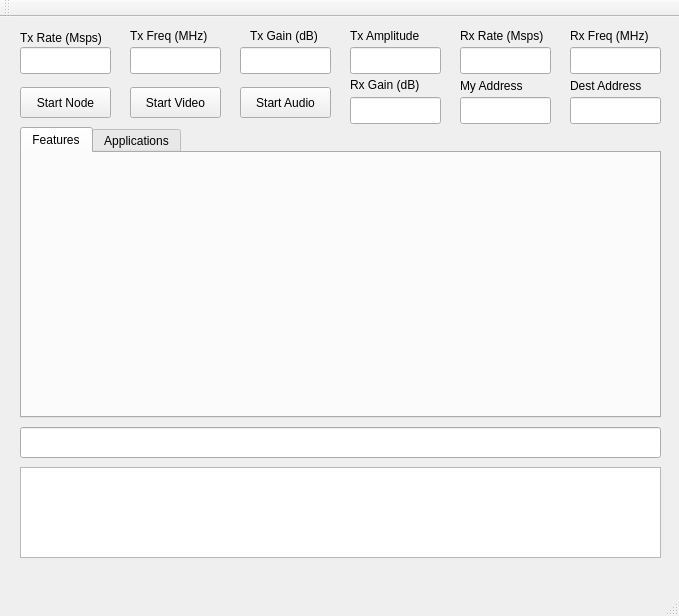
<?xml version="1.0" encoding="UTF-8"?>
<ui version="4.0">
 <class>MainWindow</class>
 <widget class="QMainWindow" name="MainWindow">
  <property name="geometry">
   <rect>
    <x>0</x>
    <y>0</y>
    <width>679</width>
    <height>616</height>
   </rect>
  </property>
  <property name="windowTitle">
   <string>MainWindow</string>
  </property>
  <widget class="QWidget" name="centralWidget">
   <widget class="QLineEdit" name="lineEdit_3">
    <property name="geometry">
     <rect>
      <x>130</x>
      <y>30</y>
      <width>91</width>
      <height>27</height>
     </rect>
    </property>
   </widget>
   <widget class="QLineEdit" name="lineEdit_2">
    <property name="geometry">
     <rect>
      <x>20</x>
      <y>30</y>
      <width>91</width>
      <height>27</height>
     </rect>
    </property>
   </widget>
   <widget class="QLabel" name="label_4">
    <property name="geometry">
     <rect>
      <x>460</x>
      <y>10</y>
      <width>101</width>
      <height>17</height>
     </rect>
    </property>
    <property name="text">
     <string>Rx Rate (Msps)</string>
    </property>
   </widget>
   <widget class="QLabel" name="label_2">
    <property name="geometry">
     <rect>
      <x>130</x>
      <y>10</y>
      <width>91</width>
      <height>17</height>
     </rect>
    </property>
    <property name="text">
     <string>Tx Freq (MHz)</string>
    </property>
   </widget>
   <widget class="QLabel" name="label_8">
    <property name="geometry">
     <rect>
      <x>460</x>
      <y>60</y>
      <width>81</width>
      <height>17</height>
     </rect>
    </property>
    <property name="text">
     <string>My Address</string>
    </property>
   </widget>
   <widget class="QLabel" name="label_5">
    <property name="geometry">
     <rect>
      <x>570</x>
      <y>10</y>
      <width>101</width>
      <height>17</height>
     </rect>
    </property>
    <property name="text">
     <string>Rx Freq (MHz)</string>
    </property>
   </widget>
   <widget class="QLineEdit" name="lineEdit_4">
    <property name="geometry">
     <rect>
      <x>240</x>
      <y>30</y>
      <width>91</width>
      <height>27</height>
     </rect>
    </property>
   </widget>
   <widget class="QLineEdit" name="lineEdit_6">
    <property name="geometry">
     <rect>
      <x>460</x>
      <y>30</y>
      <width>91</width>
      <height>27</height>
     </rect>
    </property>
   </widget>
   <widget class="QTextEdit" name="textEdit">
    <property name="geometry">
     <rect>
      <x>20</x>
      <y>450</y>
      <width>641</width>
      <height>91</height>
     </rect>
    </property>
   </widget>
   <widget class="QLineEdit" name="lineEdit_9">
    <property name="geometry">
     <rect>
      <x>460</x>
      <y>80</y>
      <width>91</width>
      <height>27</height>
     </rect>
    </property>
   </widget>
   <widget class="QLabel" name="label_6">
    <property name="geometry">
     <rect>
      <x>350</x>
      <y>60</y>
      <width>91</width>
      <height>16</height>
     </rect>
    </property>
    <property name="text">
     <string>Rx Gain (dB)</string>
    </property>
   </widget>
   <widget class="QLineEdit" name="lineEdit_8">
    <property name="geometry">
     <rect>
      <x>350</x>
      <y>80</y>
      <width>91</width>
      <height>27</height>
     </rect>
    </property>
   </widget>
   <widget class="QLineEdit" name="lineEdit_7">
    <property name="geometry">
     <rect>
      <x>570</x>
      <y>30</y>
      <width>91</width>
      <height>27</height>
     </rect>
    </property>
   </widget>
   <widget class="QLineEdit" name="lineEdit_10">
    <property name="geometry">
     <rect>
      <x>570</x>
      <y>80</y>
      <width>91</width>
      <height>27</height>
     </rect>
    </property>
   </widget>
   <widget class="QPushButton" name="pushButton_2">
    <property name="geometry">
     <rect>
      <x>130</x>
      <y>70</y>
      <width>91</width>
      <height>31</height>
     </rect>
    </property>
    <property name="text">
     <string>Start Video</string>
    </property>
   </widget>
   <widget class="QLineEdit" name="lineEdit">
    <property name="geometry">
     <rect>
      <x>20</x>
      <y>410</y>
      <width>641</width>
      <height>31</height>
     </rect>
    </property>
   </widget>
   <widget class="QLabel" name="label">
    <property name="geometry">
     <rect>
      <x>20</x>
      <y>10</y>
      <width>101</width>
      <height>21</height>
     </rect>
    </property>
    <property name="text">
     <string>Tx Rate (Msps)</string>
    </property>
   </widget>
   <widget class="QLabel" name="label_7">
    <property name="geometry">
     <rect>
      <x>350</x>
      <y>10</y>
      <width>91</width>
      <height>17</height>
     </rect>
    </property>
    <property name="text">
     <string>Tx Amplitude</string>
    </property>
   </widget>
   <widget class="QPushButton" name="pushButton">
    <property name="geometry">
     <rect>
      <x>20</x>
      <y>70</y>
      <width>91</width>
      <height>31</height>
     </rect>
    </property>
    <property name="text">
     <string>Start Node</string>
    </property>
   </widget>
   <widget class="QLabel" name="label_9">
    <property name="geometry">
     <rect>
      <x>570</x>
      <y>60</y>
      <width>91</width>
      <height>17</height>
     </rect>
    </property>
    <property name="text">
     <string>Dest Address</string>
    </property>
   </widget>
   <widget class="QLabel" name="label_3">
    <property name="geometry">
     <rect>
      <x>250</x>
      <y>10</y>
      <width>91</width>
      <height>17</height>
     </rect>
    </property>
    <property name="text">
     <string>Tx Gain (dB)</string>
    </property>
   </widget>
   <widget class="QLineEdit" name="lineEdit_5">
    <property name="geometry">
     <rect>
      <x>350</x>
      <y>30</y>
      <width>91</width>
      <height>27</height>
     </rect>
    </property>
   </widget>
   <widget class="QPushButton" name="pushButton_3">
    <property name="geometry">
     <rect>
      <x>240</x>
      <y>70</y>
      <width>91</width>
      <height>31</height>
     </rect>
    </property>
    <property name="text">
     <string>Start Audio</string>
    </property>
   </widget>
   <widget class="QTabWidget" name="tabWidget">
    <property name="geometry">
     <rect>
      <x>20</x>
      <y>110</y>
      <width>641</width>
      <height>291</height>
     </rect>
    </property>
    <property name="currentIndex">
     <number>0</number>
    </property>
    <widget class="QWidget" name="tab">
     <attribute name="title">
      <string>Features</string>
     </attribute>
     <widget class="QwtPlot" name="qwtPlot">
      <property name="geometry">
       <rect>
        <x>0</x>
        <y>0</y>
        <width>381</width>
        <height>261</height>
       </rect>
      </property>
     </widget>
     <widget class="QwtPlot" name="qwtPlot_2">
      <property name="geometry">
       <rect>
        <x>380</x>
        <y>0</y>
        <width>261</width>
        <height>261</height>
       </rect>
      </property>
     </widget>
    </widget>
    <widget class="QWidget" name="tab_2">
     <attribute name="title">
      <string>Applications</string>
     </attribute>
     <widget class="QWidget" name="widget" native="true">
      <property name="geometry">
       <rect>
        <x>0</x>
        <y>0</y>
        <width>319</width>
        <height>261</height>
       </rect>
      </property>
     </widget>
     <widget class="QWidget" name="widget_2" native="true">
      <property name="geometry">
       <rect>
        <x>320</x>
        <y>0</y>
        <width>319</width>
        <height>261</height>
       </rect>
      </property>
     </widget>
    </widget>
   </widget>
  </widget>
  <widget class="QMenuBar" name="menuBar">
   <property name="geometry">
    <rect>
     <x>0</x>
     <y>0</y>
     <width>679</width>
     <height>25</height>
    </rect>
   </property>
  </widget>
  <widget class="QToolBar" name="mainToolBar">
   <attribute name="toolBarArea">
    <enum>TopToolBarArea</enum>
   </attribute>
   <attribute name="toolBarBreak">
    <bool>false</bool>
   </attribute>
  </widget>
  <widget class="QStatusBar" name="statusBar"/>
 </widget>
 <layoutdefault spacing="6" margin="11"/>
 <customwidgets>
  <customwidget>
   <class>QwtPlot</class>
   <extends>QFrame</extends>
   <header>qwt_plot.h</header>
  </customwidget>
 </customwidgets>
 <resources/>
 <connections/>
</ui>
